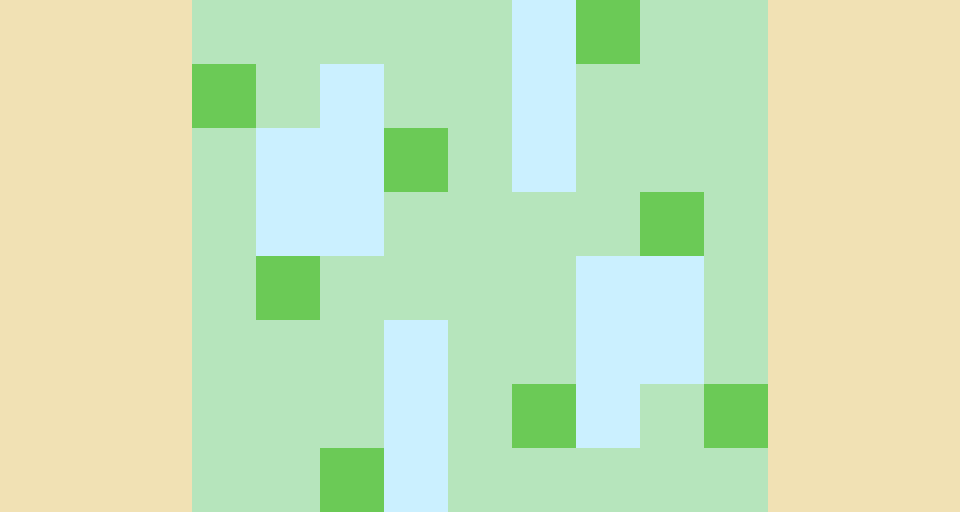

Below is a game level as drawn by its tile map, then a one-line description and the .tmx that defines it (tile-layer data replaced by summaries):
An orthogonal 15x8 tile map with 64x64 px tiles, 1 tile layer (Tile Layer 1).

<map version="1.0" orientation="orthogonal" width="15" height="8" tilewidth="64" tileheight="64">
 <tileset firstgid="1" name="CampJam12 - Editor Tiles" tilewidth="64" tileheight="64">
  <image source="tiles_editor.png" width="64" height="256" />
  <tile id="0">
   <properties>
    <property name="type" value="1" />
   </properties>
  </tile>
  <tile id="1">
   <properties>
    <property name="type" value="2" />
   </properties>
  </tile>
  <tile id="2">
   <properties>
    <property name="type" value="3" />
   </properties>
  </tile>
 </tileset>
 <layer name="Tile Layer 1" width="15" height="8">
  <data>[120 cells, 120 non-empty, 4 distinct tile ids]</data>
 </layer>
</map>
